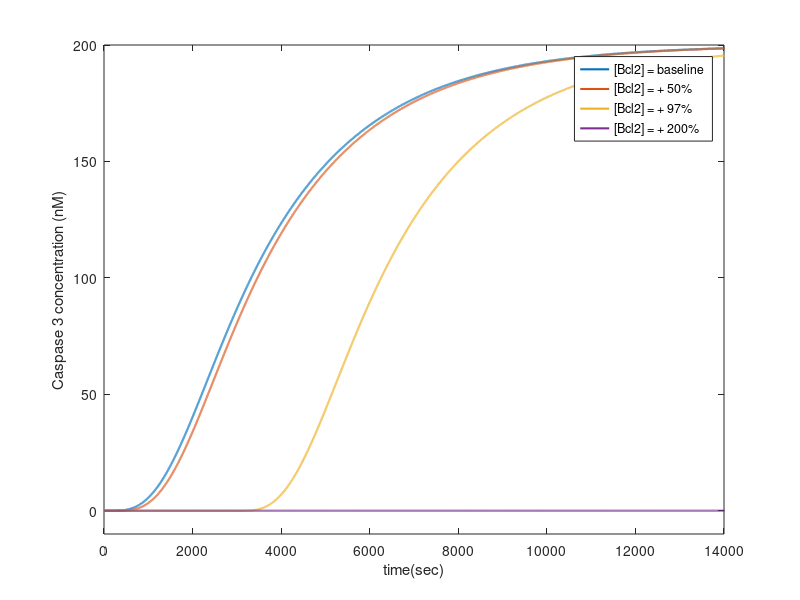

Recreate this plot in MATLAB.
%Euler Method:  Apoptosis Intrinsic Pathway

%reaction rates (1/s)
k1 = 2*10^(-4) ; 
k2 = 2*10^(-4);
k3= 2.8*10^(-7);
k4= 2.8*10^(-4);
k5 =2*10^(-5);
k6 =2*10^(-4); %Bcl + tbid forward rate
k8 =2*10^(-3); %Bcl + Bax forward rate


%initial conditions (nM)
tbid= [30,30,30,30] ;
Bax= [80,80,80,80];
tbidB= [0,0,0,0];
Bax2= [0,0,0,0] ;
cytc= [100,100,100,100];
apaf= [100,100,100,100];
apop = [0,0,0,0];
P9 = [20,20,20,20];
C9 = [0,0,0,0];
P3 = [200,200,200,200];
C3 = [0,0,0,0];
Bcl2 = [30,45,59,90]; %inhibitor
tBcl = [0,0,0,0];
BBcl = [0,0,0,0] ;


dt = 1;
tgraph = zeros(1,20001);
C9graph = zeros(1,20001);
P9graph = zeros(1,20001);
P3graph = zeros(1,20001);
C3graph = zeros(1,20001);
Bax2graph = zeros(1,20001);
cytgraph = zeros(1,20001);
Bclgraph = zeros(1,20001);
for i=1:4

for t = 0:20000
    if Bax2(i)<=20
    
        tbid(i) = tbid(i) + (dt*(-k1*tbid(i)*Bax(i) + k1*tbidB(i)*Bax(i) -k6*tbid(i)*Bcl2(i)));
        Bax(i) = Bax(i) + (dt*(-k1*tbid(i)*Bax(i) -k1*tbidB(i)*Bax(i) -k8*Bcl2(i)*Bax(i) ));
        tbidB(i) = tbidB(i) +(dt*(k1*tbid(i)*Bax(i) -k1*tbid(i)*Bax(i) ));
        Bax2(i) = Bax2(i) + (dt*(k1*tbid(i)*Bax(i) ));
        Bcl2(i) = Bcl2(i) + (dt*(-k6*Bcl2(i)*tbid(i) -k8*Bcl2(i)*Bax(i)));
        tBcl(i) =  tBcl(i) + (dt*(k6*Bcl2(i)*tbid(i)));
        BBcl(i) = BBcl(i) + (dt*(k8*Bcl2(i)*Bax(i)));
        
    else
        tbid(i) = tbid(i) + (dt*(-k1*tbid(i)*Bax(i) + k1*tbidB(i)*Bax(i) -k6*tbid(i)*Bcl2(i)));
        Bax(i) = Bax(i) + (dt*(-k1*tbid(i)*Bax(i) -k1*tbidB(i)*Bax(i) -k8*Bcl2(i)*Bax(i) ));
        tbidB(i) = tbidB(i) +(dt*(k1*tbid(i)*Bax(i) -k1*tbid(i)*Bax(i) ));
        Bax2(i) = Bax2(i) + (dt*(k1*tbid(i)*Bax(i) ));
        Bcl2(i) = Bcl2(i) + (dt*(-k6*Bcl2(i)*tbid(i) -k8*Bcl2(i)*Bax(i)));
        tBcl(i) =  tBcl(i) + (dt*(k6*Bcl2(i)*tbid(i)));
        BBcl(i) = BBcl(i) + (dt*(k8*Bcl2(i)*Bax(i)));
        
        cytc(i) = cytc(i) + (dt*(-k3*cytc(i)*apaf(i)));
        apaf(i) = apaf(i) + (dt*(-k3*cytc(i)*apaf(i)));
        apop(i) = apop(i) + (dt*(k3*cytc(i)*apaf(i)));
        P9(i) = P9(i) + (dt*(-k4*apop(i)*P9(i)));
        C9(i) = C9(i) + (dt*(k4*apop(i)*P9(i)));
        C3(i) = C3(i) + (dt*(k5*C9(i)*P3(i)));
        P3(i) = P3(i) + (dt*(-k5*C9(i)*P3(i)));    
    end
        
        
C9graph(i,t+1) = C9(i);
P9graph(i,t+1) = P9(i);
P3graph(i,t+1) = P3(i);
C3graph(i,t+1) = C3(i);
cytgraph(i,t+1) = cytc(i);
Bclgraph(i,t+1) =Bcl2(i);
Bax2graph(i,t+1) = Bax2(i);
tgraph(i,t+1) = t;

end
end
figure
x=plot(C3graph(1,:))
hold on;
y=plot(C3graph(2,:))
hold on;
z=plot(C3graph(3,:))
hold on;
m=plot(C3graph(4,:))
xlabel('time(sec)')
ylabel('Caspase 3 concentration (nM)')
set([x y z m],'LineWidth',1.5)
xlim([0 14000])
ylim([-10 200])
legend('[Bcl2] = baseline','[Bcl2] = + 50%','[Bcl2] = + 97%','[Bcl2] = + 200%')


